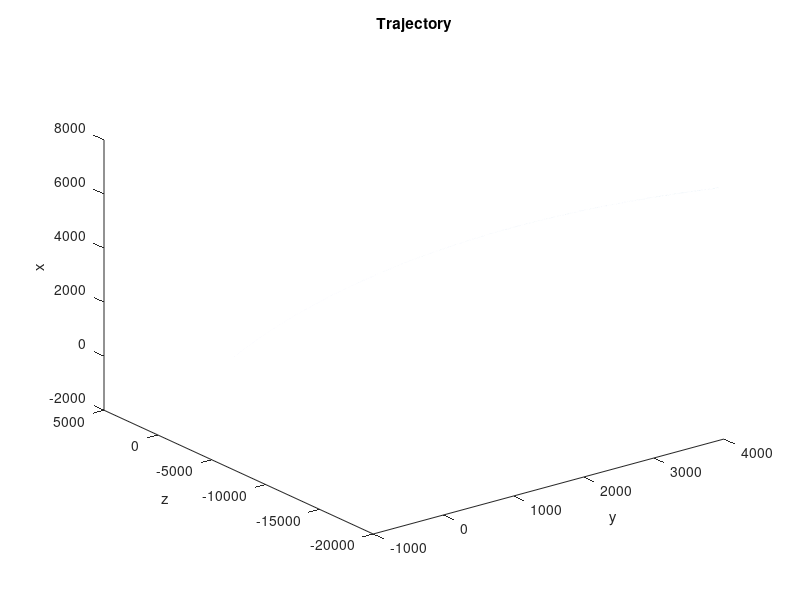
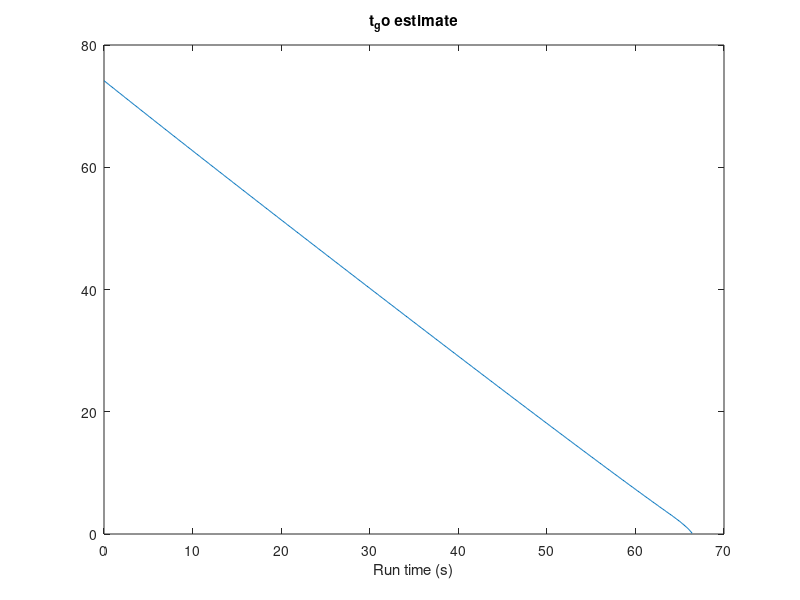
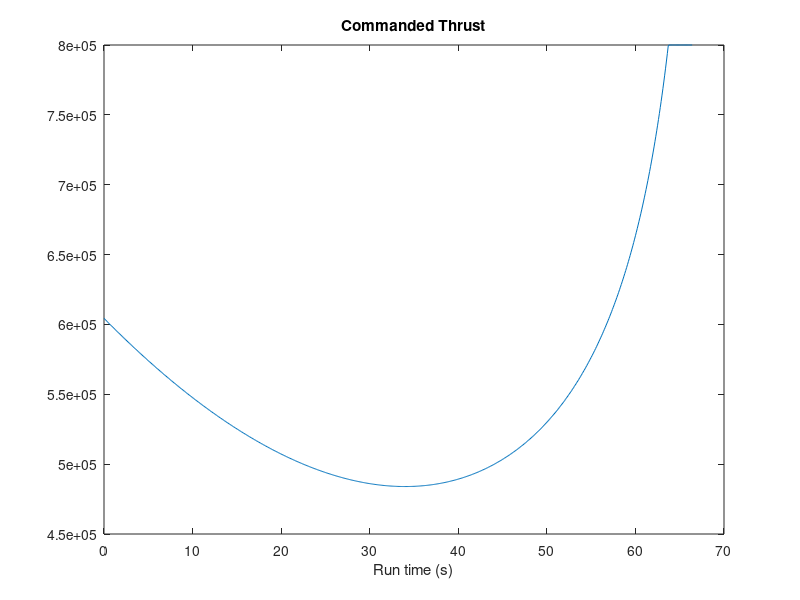
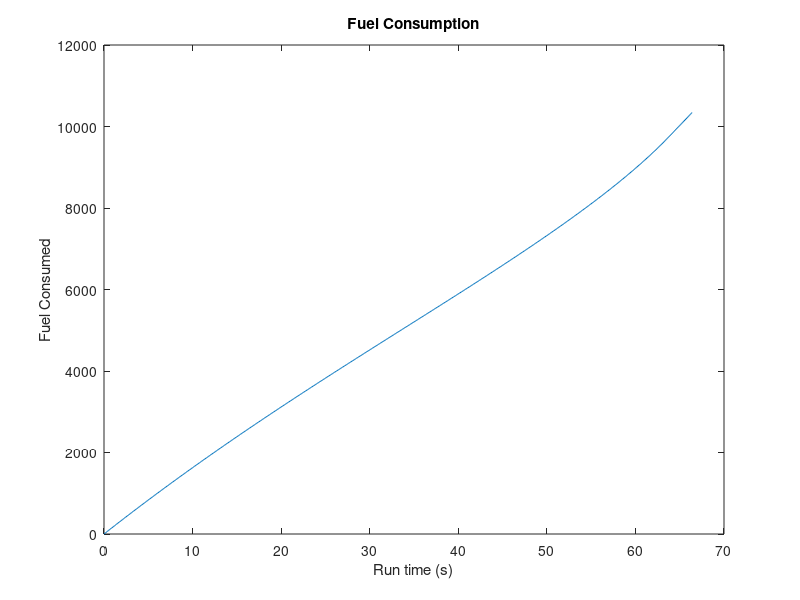

Write the MATLAB code that produced these figures, in order.
% E-Guidance
% Gravity Turn tgo
% Lloyd Strohl
% 5/21/17

clear
close all

%% Conditions
% Mars
R_M = 3.39619*10^6;
mu = 4.282828185603917*10^13;

% Position
r0 = [-3394065.53680778;-253202.004401189;-19862.3977888315];
V0 = [82.5755978749391;...
    127.252297560431;...
    589.632069823669];

lonf = 184.2;   % azimuth
latf = 0;       % inclination
rf = [R_M*cosd(lonf)*cosd(latf);...
    R_M*sind(lonf)*cosd(latf);...
    R_M*sind(latf)]; 
Vf = (rf/norm(rf))*-1;

% coordinate transformation to landing site
A = [cosd(lonf),sind(lonf),0;-sind(lonf),cosd(lonf),0;0,0,1];
r0 = A*r0;
V0 = A*V0;
rf = A*rf;
Vf = A*Vf;

% Rocket parameters
m0 = 58000;
T_max = 800000;
T_min = 200000;
v_ex = 3531.7;


%% Simulation Settings
dt = 10^-3; % step size
r_tol = 1; % stopping criterion - distance from end point
tgo0 = 20;

% initialization
r = r0*ones(1,tgo0/dt);
V = V0*ones(1,tgo0/dt);
T = ones(1,tgo0/dt);
speed = T;
altitude = T;
range = T;

a = zeros(3,1);
aT = a;
m_tot = zeros(1,tgo0/dt);
tgo = tgo0*ones(1,tgo0/dt);

t = 0;
k = 2; 

%% Simulation loop
% while k < tgo0/dt && altitude(k-1) > 0
    while altitude(k-1) > 0
   % compute state
   a = -(2/tgo(:,k))*(Vf-V(:,k))...
       +(6/tgo(:,k)^2)*(rf-(r(:,k)+V(:,k)*tgo(:,k)));
   speed(k) = norm(V(:,k));
   altitude(k) = norm(r(:,k)) - R_M;
   range(k) = norm([r(2,k);r(3,k)]);
   
   g = -mu*r(:,k)/((r(:,k)'*r(:,k))^(1.5));
   aT = a-g;
   
   % thrust limiter
   T_unlimited = norm(aT)*(m0-m_tot(k));
   
   if T_unlimited > T_max
       T(:,k) = T_max;
   elseif T_unlimited < T_min
       T(:,k) = T_min;
   else
       T(:,k) = T_unlimited;
   end   
   limiter = T(:,k) / T_unlimited;
   
   aT = aT*limiter;

   
   % compute mass
   m_dot = T(:,k) / v_ex;
   m_tot(k+1) = m_tot(k) + m_dot*dt;  
   
   % update state
   a = g + aT;
   V(:,k+1) = V(:,k) + a*dt;
   r(:,k+1) = r(:,k) + V(:,k)*dt;
   
   
   % update tgo
   
   gamma = pi/2 - acos(r(:,k)'*V(:,k)/(norm(r(:,k))*speed(k)));
   gm = norm(g);
   
   a_tgo = 1/gm^2;
   b_tgo = sin(gamma)*speed(k)^2/(2*altitude(k)*gm^2);
   c_tgo = -(speed(k)^2*(1+sin(gamma)^2)/(4*altitude(k)*gm) + 1);
   
   
   a_GT = (-b_tgo + sqrt(b_tgo^2 - 4*a_tgo*c_tgo))/(2*a_tgo);
   if a_GT < 0
       a_GT = (-b_tgo - sqrt(b_tgo^2 - 4*a_tgo*c_tgo))/(2*a_tgo);
   end
   
   tgo(k+1) = speed(k)/2 * ((1+sin(gamma))/(a_GT + gm) + (1-sin(gamma))/(a_GT-gm));
   
   
   k = k + 1;
end

% snip arrays to proper length
r = r(:,2:k-1);
V = V(:,2:k-1);
T = T(2:k-1);
tgo = tgo(2:k-1);
m_tot = m_tot(2:k-1);
speed = speed(2:k-1);
altitude = altitude(2:k-1);
range = range(2:k-1);

%% Visualization

trajectory = r-rf;

figure('Name','3D Trajectory')
plot3(trajectory(2,:),trajectory(3,:),trajectory(1,:))
xlabel('y')
ylabel('z')
zlabel('x')
title('Trajectory')

figure('Name','tgo estimate')
plot(dt*[2:100:k-1],tgo(2:100:end))
title('t_go estimate')
xlabel('Run time (s)')

figure('Name','Thrust')
plot(dt*[2:100:k-1],T(2:100:end))
title('Commanded Thrust')
xlabel('Run time (s)')

% figure('Name','Velocities')
% plot(dt*[1:10:k-1],V(1,1:10:end),...
%     dt*[1:10:k-1],V(2,1:10:end),...
%     dt*[1:10:k-1],V(3,1:10:end))
% title('Velocities')
% legend('x-velocity','y-velocity','z-velocity')

% figure('Name','Coordinates')
% plot(dt*[1:10:k-1],r(1,1:10:end)-rf(1),...
%     dt*[1:10:k-1],r(2,1:10:end)-rf(2),...
%     dt*[1:10:k-1],r(3,1:10:end)-rf(3))
% title('Coordinates')
% legend('x','y','z')

figure('Name','Fuel Consumption')
plot(dt*[1:100:k-1],m_tot(1:100:end))
title('Fuel Consumption')
xlabel('Run time (s)')
ylabel('Fuel Consumed')

figure('Name','Speed')
plot(dt*[1:100:k-1],speed(1:100:end))
title('Speed')
xlabel('Run time (s)')

figure('Name','Altitude')
plot(dt*[1:100:k-1],altitude(1:100:end))
title('Altitude')
xlabel('Run time (s)')

figure('Name','Speed vs. Altitude')
plot(altitude,speed)
title('Speed vs. Altitude')
xlabel('Altitude')
ylabel('Speed')
set(gca,'Xdir','reverse')

figure('Name','Range vs. Altitude')
plot(altitude(1:100:end),range(1:100:end))
title('Range vs. Altitude')
xlabel('Altitude')
ylabel('Range')
set(gca,'Xdir','reverse')